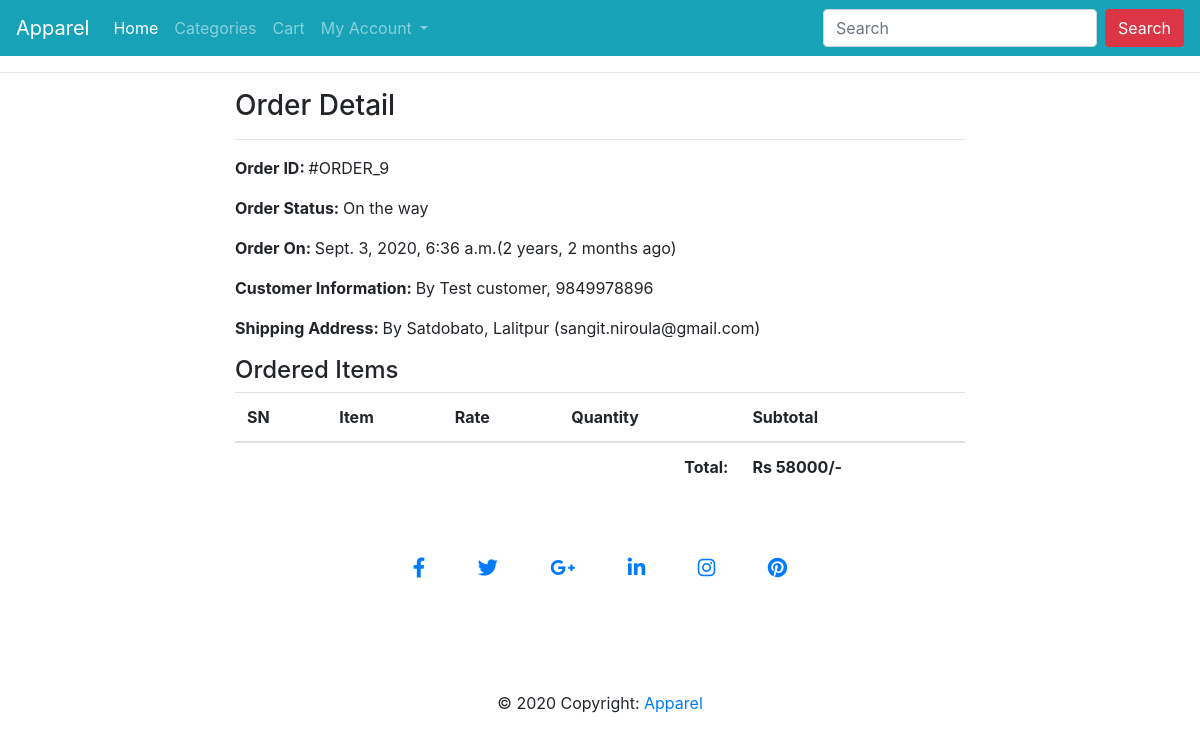
Screenshot of /profile/order-9/ (signed in) with the database file from the repository.
### ecomapp/models.py (models this page shows, shortened)
class Order(models.Model):
    cart = models.OneToOneField(Cart, on_delete=models.CASCADE)
    ordered_by = models.CharField(max_length=200)
    shipping_address = models.CharField(max_length=200)
    mobile = models.CharField(max_length=10)
    email = models.EmailField(null=True, blank=True)
    subtotal = models.PositiveIntegerField()
    discount = models.PositiveIntegerField()
    total = models.PositiveIntegerField()
    order_status = models.CharField(max_length=50, choices=ORDER_STATUS)
    created_at = models.DateTimeField(auto_now_add=True)
    payment_method = models.CharField(
        max_length=20, choices=METHOD, default="Cash On Delivery")
    payment_completed = models.BooleanField(
        default=False, null=True, blank=True)

### ecomapp/views.py (the view)
# urls.py: path("profile/order-<int:pk>/", CustomerOrderDetailView.as_view(),
class CustomerOrderDetailView(DetailView):
    template_name = "customerorderdetail.html"
    model = Order
    context_object_name = "ord_obj"
    def dispatch(self, request, *args, **kwargs):
        if request.user.is_authenticated and Customer.objects.filter(user=request.user).exists():
            order_id = self.kwargs["pk"]
            order = Order.objects.get(id=order_id)
            if request.user.customer != order.cart.customer:
                return redirect("ecomapp:customerprofile")
        else:
            return redirect("/login/?next=/profile/")
        return super().dispatch(request, *args, **kwargs)

### templates/customerorderdetail.html (shortened to what this page needs)
{% extends "base.html" %}
{% load humanize %}
{% block content %}
<div class="container">
    <div class="row">
        <div class="col-md-8 mx-auto">
            <h3>Order Detail</h3><hr>
            <p><span class="font-weight-bold">Order ID: </span> #ORDER_{{ord_obj.id}}</p>
            <p><span class="font-weight-bold">Order Status: </span> {{ord_obj.order_status}}</p>
            <p><span class="font-weight-bold">Order On: </span> {{ord_obj.created_at}}({{ord_obj.created_at|timesince}} ago)</p>
            <p><span class="font-weight-bold">Customer Information: </span> By {{ord_obj.ordered_by}}, {{ord_obj.mobile}}</p>
            <p><span class="font-weight-bold">Shipping Address: </span> By {{ord_obj.shipping_address}} ({{ord_obj.email}})</p>
            <h4>Ordered Items</h4>
            <table class="table">
                <thead>
                    <tr>
                        <th>SN</th>
                        <th>Item</th>
                        <th>Rate</th>
                        <th>Quantity</th>
                        <th>Subtotal</th>
                    </tr>
                </thead>
                <tbody>
                    <tr>
                        <th colspan="4" class="text-right">Total: </th>
                        <th>Rs {{ord_obj.total|intcomma}}/-</th>
                    </tr>
                </tbody>
            </table>
        </div>
    </div>
</div>
{% endblock %}

### rows the page displays
Order: id "9", order_status "On the way", created_at "Sept. 3, 2020, 6:36 a.m.", created_at "2 years, 2 months", ordered_by "Test customer", mobile "9849978896", shipping_address "Satdobato, Lalitpur", email "sangit.niroula@gmail.com", total "58000"
